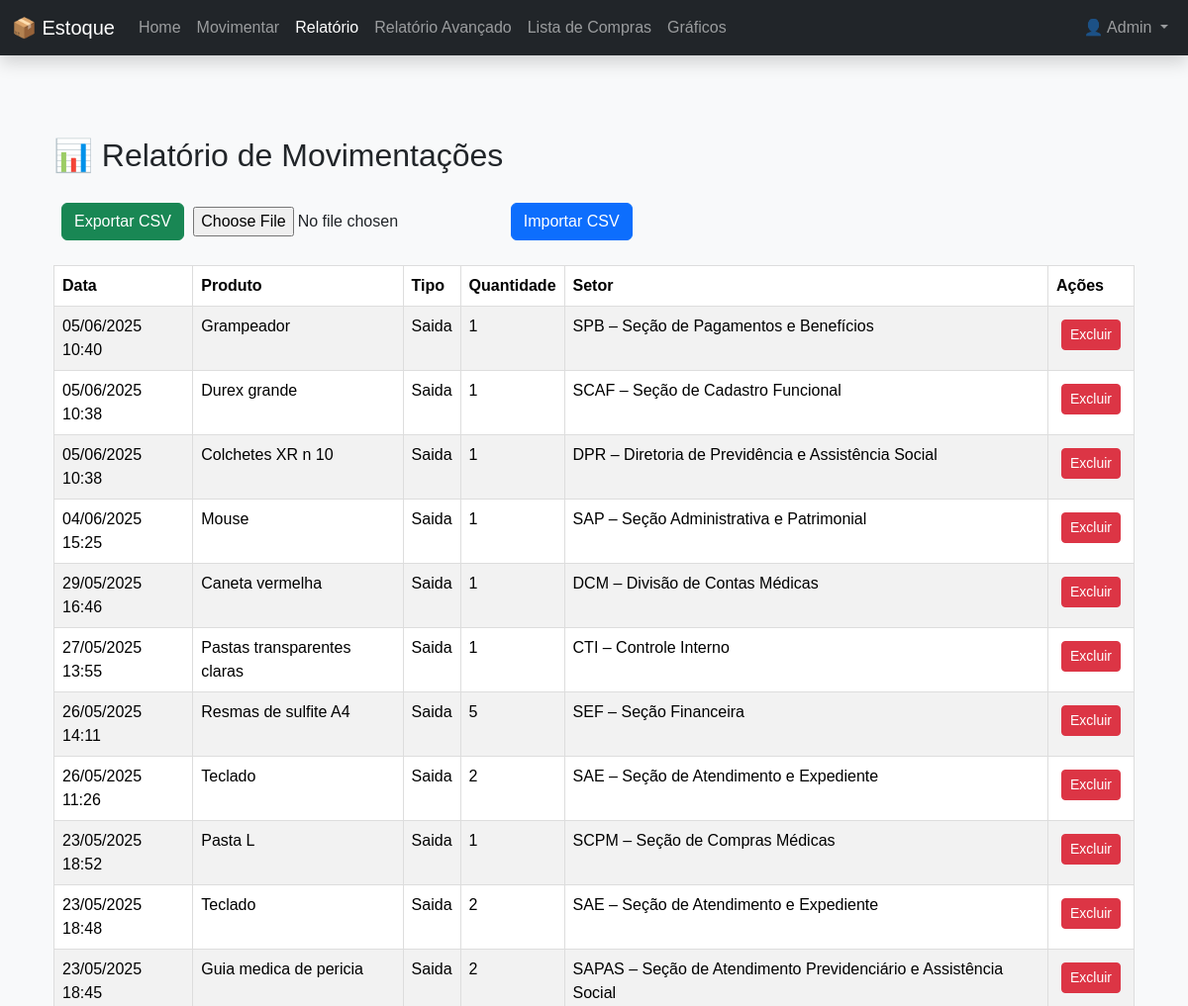
Page /relatorio (signed in, upper part) on the earlier database version.
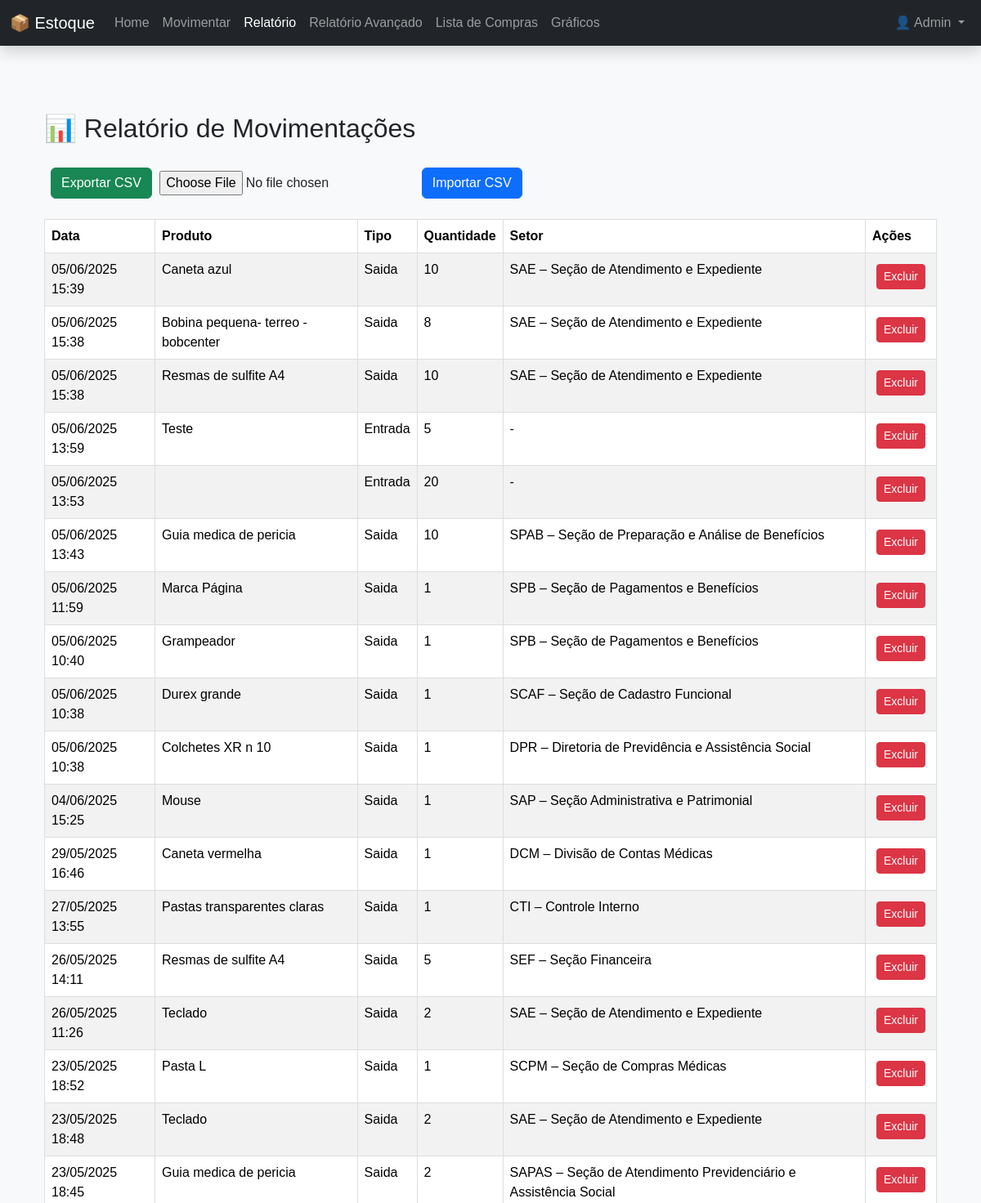
Same page on the later database version.
### models.py (models this page shows, shortened)
class Usuario(db.Model, UserMixin):
    id = db.Column(db.Integer, primary_key=True)
    nome = db.Column(db.String(100), nullable=False)
    email = db.Column(db.String(100), unique=True, nullable=False)
    senha = db.Column(db.String(200), nullable=False)
    tipo = db.Column(db.String(20), nullable=False, default='usuario')
    @property
    def is_admin(self):
        return self.tipo == 'admin'

class Movimentacao(db.Model):
    __tablename__ = 'movimentacoes'
    id = db.Column(db.Integer, primary_key=True)
    produto_id = db.Column(db.Integer, db.ForeignKey('produtos.id'))
    tipo = db.Column(db.String(10))  # entrada ou saida
    quantidade = db.Column(db.Integer)
    data = db.Column(db.DateTime, default=hora_Brasilia)
    setor_id = db.Column(db.Integer, db.ForeignKey('setores.id'), nullable=True)
    produto = db.relationship('Produto', backref='movimentacoes')
    setor = db.relationship('Setor', backref='movimentacoes')

class Produto(db.Model):
    __tablename__ = 'produtos'
    id = db.Column(db.Integer, primary_key=True)
    nome = db.Column(db.String(100), nullable=False)
    quantidade = db.Column(db.Integer, nullable=False)
    preco = db.Column(db.Float, nullable=False)
    estoque_minimo = db.Column(db.Integer, nullable=False, default=0)
    categoria_id = db.Column(db.Integer, db.ForeignKey('categoria.id'), nullable=False)

class Setor(db.Model):
    __tablename__ = 'setores'
    id = db.Column(db.Integer, primary_key=True)
    nome = db.Column(db.String(100), nullable=False)
    status = db.Column(db.Boolean, default=True, nullable=True)

### app.py (the view)
@app.route('/relatorio')
@login_required
def relatorio():
    movimentacoes = Movimentacao.query.order_by(Movimentacao.data.desc()).all()
    return render_template('relatorio.html', movimentacoes=movimentacoes)

### app.py (called while the page is built)
@login_manager.user_loader
def load_user(user_id):
    return Usuario.query.get(int(user_id))

### templates/relatorio.html (shortened to what this page needs)
{% extends 'base.html' %}
{% block content %}
  <div class="container mt-5">
    <h2 class="mb-4">📊 Relatório de Movimentações</h2>
    <div class="col-12">
      <a href="{{ url_for('exportar_csv_movimentacoes') }}" class="btn btn-success ms-2">Exportar CSV</a>
      <form action="{{ url_for('importar_csv_movimentacoes') }}" method="post" enctype="multipart/form-data" style="display:inline;">
        <input type="file" name="arquivo_csv" accept=".csv" style="display:inline;" required>
        <button type="submit" class="btn btn-primary ms-2">Importar CSV</button>
      </form>
  </div>
    <table class="table table-striped">
    <thead>
      <tr>
        <th>Data</th>
        <th>Produto</th>
        <th>Tipo</th>
        <th>Quantidade</th>
        <th>Setor</th>
        <th>Ações</th>
      </tr>
    </thead>
    <tbody>
      {% for mov in movimentacoes %}
      <tr>
        <td>{{ mov.data.strftime('%d/%m/%Y %H:%M') }}</td>
        <td>{{ mov.produto.nome }}</td>
        <td>{{ mov.tipo.title() }}</td>
        <td>{{ mov.quantidade }}</td>
        <td>
          {% if mov.tipo == 'saida' and mov.setor %}
            {{ mov.setor.nome }}
          {% else %}
            -
          {% endif %}
        </td>
        <td>
          <form action="{{ url_for('excluir_movimentacao', id=mov.id) }}" method="POST" onsubmit="return confirm('Deseja realmente excluir esta movimentação?');">
            <button type="submit" class="btn btn-danger btn-sm">Excluir</button>
          </form>
        </td>
      </tr>
      {% endfor %}
    </tbody>
  </table>
  </div>
{% endblock %}

### templates/base.html (shortened to what this page needs)
<!DOCTYPE html>
<html lang="pt-br">
<head>
  <link href="https://cdn.jsdelivr.net/npm/bootstrap@5.3.3/dist/css/bootstrap.min.css" rel="stylesheet">
  <link rel="stylesheet" href="{{ url_for('static', filename='css/style.css') }}">
</head>
<body class="bg-light">
  <nav class="navbar navbar-expand-lg navbar-dark bg-dark fixed-top shadow">
    <div class="container-fluid">
      <a class="navbar-brand" href="{{ url_for('index') }}">📦 Estoque</a>
      <div class="collapse navbar-collapse" id="navbarNav">
        <ul class="navbar-nav me-auto">
          <li class="nav-item">
            <a class="nav-link {% if request.endpoint == 'index' %}active{% endif %}" href="{{ url_for('index') }}">Home</a>
          </li>
          <li class="nav-item">
            <a class="nav-link {% if request.endpoint == 'movimentar' %}active{% endif %}" href="{{ url_for('movimentar') }}">Movimentar</a>
          </li>
          <li class="nav-item">
            <a class="nav-link {% if request.endpoint == 'relatorio' %}active{% endif %}" href="{{ url_for('relatorio') }}">Relatório</a>
          </li>
          <li class="nav-item">
            <a class="nav-link {% if request.endpoint == 'relatorio_avancado' %}active{% endif %}" href="{{ url_for('relatorio_avancado') }}">Relatório Avançado</a>
          </li>
          <li class="nav-item">
            <a class="nav-link {% if request.endpoint == 'lista_compras' %}active{% endif %}" href="{{ url_for('lista_compras') }}">Lista de Compras</a>
          </li>
          <li class="nav-item">
            <a class="nav-link {% if request.endpoint == 'graficos' %}active{% endif %}" href="{{ url_for('graficos') }}">Gráficos</a>
          </li>
        </ul>
        <ul class="navbar-nav ms-auto">
        {% if current_user.is_authenticated %}
          <li class="nav-item dropdown">
            <a class="nav-link dropdown-toggle" href="#" id="userDropdown" role="button" data-bs-toggle="dropdown" aria-expanded="false">
              👤 {{ current_user.nome }}
            </a>
          </li>
        {% else %}
          <li class="nav-item">
            <a class="nav-link text-success" href="{{ url_for('login') }}">Login</a>
          </li>
        {% endif %}
        </ul>
      </div>
    </div>
  </nav>
  <main class="container my-4">
    {% block content %}{% endblock %}
  </main>
</body>
</html>

### static/css/style.css (style rules this page uses)
body { font-family: Arial, sans-serif; margin: 20px; }
form input, form button { margin: 5px; }
table { margin-top: 20px; border-collapse: collapse; width: 100%; }
table, th, td { border: 1px solid #ddd; }
th, td { padding: 8px; }

### templates/base.html (style rules this page uses)
body { padding-top: 70px; }

Differences in the rows shown:
added Movimentacao: data "05/06/2025 15:39", produto.nome "Caneta azul", tipo "Saida", quantidade "10", setor.nome "SAE – Seção de Atendimento e Expediente"
added Movimentacao: data "05/06/2025 15:38", produto.nome "Bobina pequena- terreo - bobcenter", tipo "Saida", quantidade "8", setor.nome "SAE – Seção de Atendimento e Expediente"
added Movimentacao: data "05/06/2025 15:38", produto.nome "Resmas de sulfite A4", tipo "Saida", quantidade "10", setor.nome "SAE – Seção de Atendimento e Expediente"
added Movimentacao: data "05/06/2025 13:59", produto.nome "Teste", tipo "Entrada", quantidade "5"
added Movimentacao: data "05/06/2025 13:53", tipo "Entrada", quantidade "20"
added Movimentacao: data "05/06/2025 13:43", produto.nome "Guia medica de pericia", tipo "Saida", quantidade "10", setor.nome "SPAB – Seção de Preparação e Análise de Benefícios"
added Movimentacao: data "05/06/2025 11:59", produto.nome "Marca Página", tipo "Saida", quantidade "1", setor.nome "SPB – Seção de Pagamentos e Benefícios"
